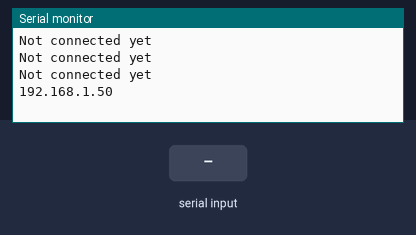
Bench run of a sketch on a simulated ESP8266 (NodeMCU). Shown: the last lines printed to the serial monitor. The inputs (shaded band) are chosen by the test bench. WiFi joins after 1.5 s; servers stay silent unless stated.

Above: at 2.7 s.
2.8 s: "1" received over Serial
At 3.8 s:
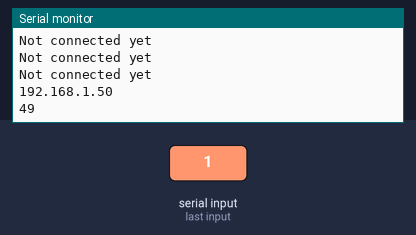
4.3 s: "0" received over Serial
At 5.0 s:
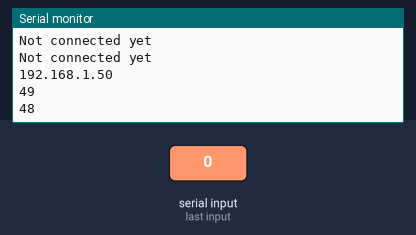
5.8 s: "2" received over Serial
At 7.3 s:
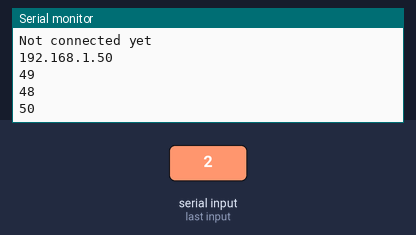
Timing chart, 0 to 8.8 s (numbered marks = the images above; inputs shaded):
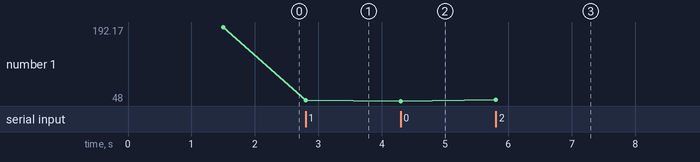

Measured:
- after the input at 2.8 s, the serial monitor: prints a new line at once (image 1)
- after the input at 4.3 s, the serial monitor: prints a new line at once (image 2)
- after the input at 5.8 s, the serial monitor: prints a new line at once (image 3)
- plotted number 1: 192.17 → 49 after the input at 2.8 s, 49 → 48 after the input at 4.3 s, 48 → 50 after the input at 5.8 s

The sketch:

nodemcu_bridge_johnnyFive_uno.ino
```cpp
#include<ESP8266WiFi.h>

const char* ssid = "ii-home";
const char* password = "0936225432";
void setup() {
  //connect to wifi, and show the ip
  WiFi.mode(WIFI_STA);
  Serial.begin(115200);
  WiFi.begin(ssid, password);
  while(!WiFi.isConnected()) {
    delay(500);
    Serial.println("Not connected yet");
  }
  Serial.println(WiFi.localIP());
}

void loop() {
  //bridge between johnnyFive and uno
  digitalWrite(LED_BUILTIN, HIGH);
  if (Serial.available()){
    Serial.println(Serial.read());
  }
}
```
